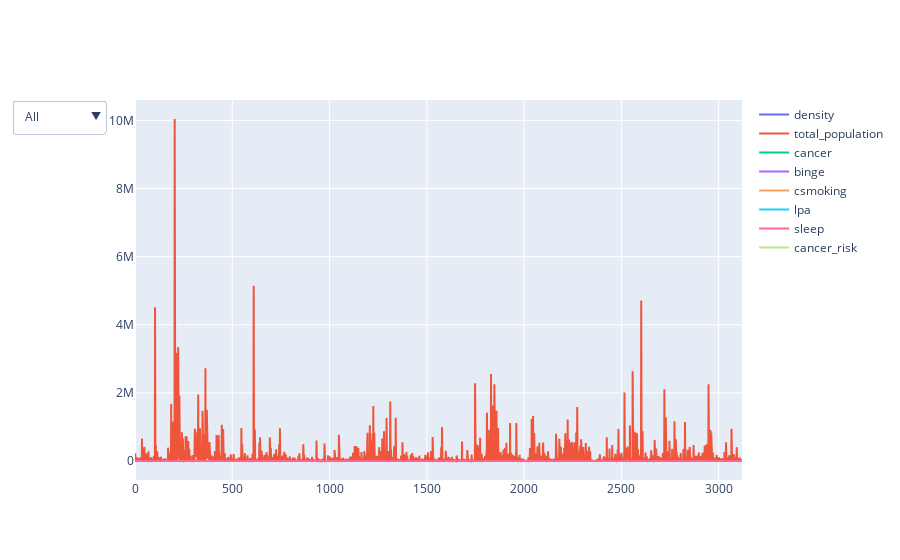

The notebook cell this image was saved under:
### Code cell
fig = go.Figure()

for column in cancer_hr_df.columns.to_list():
    fig.add_trace(
        go.Scatter(
            x = cancer_hr_df.index,
            y = cancer_hr_df[column],
            name = column
           
        )
    )
    
fig.update_layout(
    updatemenus=[go.layout.Updatemenu(
        active=0,
        buttons=list(
            [dict(label = 'All',
                  method = 'update',
                  args = [{'visible': [False, False, True, True, True, True, True, True]},
                          {'title': 'All',
                           'showlegend':True}]),
             dict(label = 'binge',
                  method = 'update',
                  args = [{'visible': [False, False, True, True, False, False, False, False]}, # the index of True aligns with the indices of plot traces
                          {'title': 'Binge Drinking',
                           'showlegend':True}]),
             dict(label = 'csmoking',
                  method = 'update',
                  args = [{'visible': [False, False, True, False, True, False, False, False]},
                          {'title': 'Smoking',
                           'showlegend':True}]),
             dict(label = 'lpa',
                  method = 'update',
                  args = [{'visible': [False, False, True, False, False, True, False, False]},
                          {'title': 'Limited Physical Activity',
                           'showlegend':True}]),
             dict(label = 'sleep',
                  method = 'update',
                  args = [{'visible': [False, False, True, False, False, False, True]},
                          {'title': '> 7 Hours of Sleep',
                           'showlegend':True}]),
            
            ])
        )
    ])

fig.show()

### Figure 1 — Plotly figure (JSON) as saved in the notebook; plotly's stock layout.template omitted (floating-point values rounded to 4 significant figures; data arrays with more than 128 entries replaced by an {"elided": "..."} marker saying what was removed)
{"data": [{"name": "density", "type": "scatter", "x": {"elided": "3121 int values"}, "y": {"elided": "3121 float values"}}, {"name": "total_population", "type": "scatter", "x": {"elided": "3121 int values"}, "y": {"elided": "3121 int values"}}, {"name": "cancer", "type": "scatter", "x": {"elided": "3121 int values"}, "y": {"elided": "3121 float values"}}, {"name": "binge", "type": "scatter", "x": {"elided": "3121 int values"}, "y": {"elided": "3121 float values"}}, {"name": "csmoking", "type": "scatter", "x": {"elided": "3121 int values"}, "y": {"elided": "3121 float values"}}, {"name": "lpa", "type": "scatter", "x": {"elided": "3121 int values"}, "y": {"elided": "3121 float values"}}, {"name": "sleep", "type": "scatter", "x": {"elided": "3121 int values"}, "y": {"elided": "3121 float values"}}, {"name": "cancer_risk", "type": "scatter", "x": {"elided": "3121 int values"}, "y": {"elided": "3121 str values"}}], "layout": {"updatemenus": [{"active": 0, "buttons": [{"args": [{"visible": [false, false, true, true, true, true, true, true]}, {"showlegend": true, "title": "All"}], "label": "All", "method": "update"}, {"args": [{"visible": [false, false, true, true, false, false, false, false]}, {"showlegend": true, "title": "Binge Drinking"}], "label": "binge", "method": "update"}, {"args": [{"visible": [false, false, true, false, true, false, false, false]}, {"showlegend": true, "title": "Smoking"}], "label": "csmoking", "method": "update"}, {"args": [{"visible": [false, false, true, false, false, true, false, false]}, {"showlegend": true, "title": "Limited Physical Activity"}], "label": "lpa", "method": "update"}, {"args": [{"visible": [false, false, true, false, false, false, true]}, {"showlegend": true, "title": "> 7 Hours of Sleep"}], "label": "sleep", "method": "update"}]}]}}
